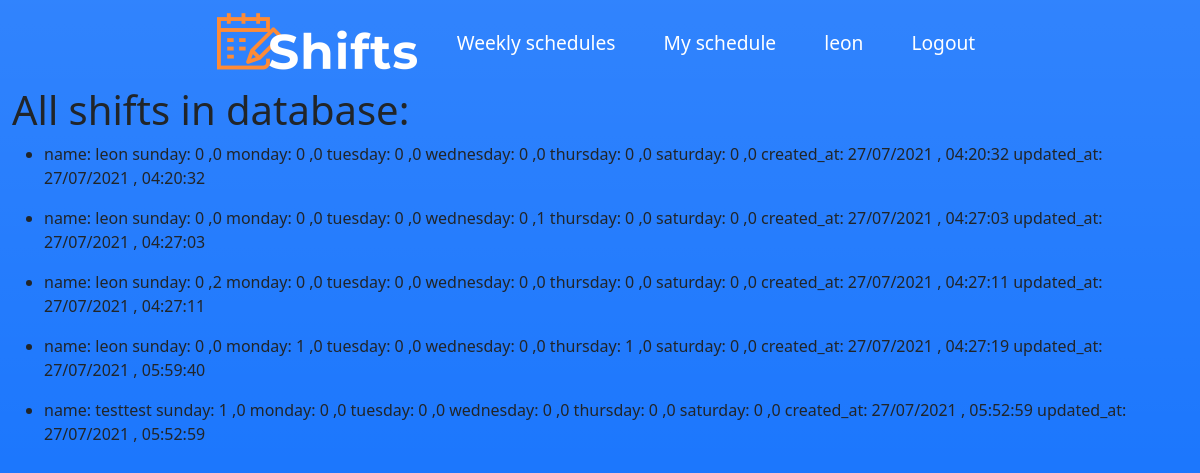
The app's page /allshifts/ (signed in) with its own data.
### Shifts/models.py (models this page shows, shortened)
class WeeklyUserSchedule(models.Model):
    WeeklyDayDates = models.ForeignKey(WeeklyDayDates, related_name="UserSchedule" , on_delete=models.CASCADE)
    user_name = models.ForeignKey(
        settings.AUTH_USER_MODEL,
        related_name="shift_submitter",
        on_delete=models.DO_NOTHING,
    )
    for day in DAYS_OF_WEEK:
        if (day == 'friday' or day == 'saturday'):
            for shift_type,shift_hour in zip(TYPE_OF_SHIFTS,SHIFTS_HOURS_WEEKENDS  ) :
                exec(
                    f'{day}_{shift_type} = models.IntegerField(verbose_name =f"{day} {shift_type} {shift_hour}" ,default=0, choices=SUBMIT_CHOICES ,validators=[MinValueValidator(MIN_VAL_SHIFT),MaxValueValidator(MAX_VAL_SHIFT)])'
                )
        else:
            for shift_type,shift_hour in zip(TYPE_OF_SHIFTS,SHIFTS_HOURS_REG ) :
                exec(
                    f'{day}_{shift_type} = models.IntegerField(verbose_name =f"{day} {shift_type} {shift_hour}" ,default=0 , choices=SUBMIT_CHOICES ,validators=[MinValueValidator(MIN_VAL_SHIFT),MaxValueValidator(MAX_VAL_SHIFT)])'
                )
    created_at = models.DateTimeField(auto_now_add=True)
    updated_at = models.DateTimeField(auto_now=True)
    def __str__(self):
        return f"""name: {self.user_name}
                   sunday: {self.sunday_evening} ,{self.sunday_night}
                   monday: {self.monday_evening} ,{self.monday_night}
                   tuesday: {self.tuesday_evening} ,{self.tuesday_night}
                   wednesday: {self.wednesday_evening} ,{self.thursday_night}
                   thursday: {self.friday_evening} ,{self.friday_night}
                   saturday: {self.saturday_evening} ,{self.saturday_night}
                   created_at: {self.created_at.strftime("%d/%m/%Y , %H:%M:%S")}
                   updated_at: {self.updated_at.strftime("%d/%m/%Y , %H:%M:%S")}
                                                                             """

### Shifts/views.py (the view)
# urls.py: path("allshifts/", views.all_shifts, name="all_shifts"),
@staff_member_required()
def all_shifts(request, up_to_days_ago=None):
    if (
        not up_to_days_ago == None
    ):  # if up_to_days_ago exsits than query  up to x days ago from now
        time_threshold = timezone.now() - timedelta(days=up_to_days_ago)
        all_shift_res = WeeklyUserSchedule.objects.filter(
            created_at__gte=time_threshold
        )  # filter query up to x days ago from now
    else:
        all_shift_res = WeeklyUserSchedule.objects.all()
    return render(request, "Shifts/all_shifts.html", {"all_shifts": all_shift_res})

### Shifts/templates/Shifts/all_shifts.html
{% extends "Shifts/layout.html" %}
{% block body %}
    <h1>All shifts in database:</h1>
     {% for shift in all_shifts %}
    <ul>
        <li> {{ shift }} </li>
    </ul>
    {% endfor %}
{% endblock %}

### Shifts/templates/Shifts/layout.html (shortened to what this page needs)
<!DOCTYPE html>
{% load static %}
<html lang="en">
<head>
  <link href="https://cdn.jsdelivr.net/npm/bootstrap@5.0.2/dist/css/bootstrap.min.css" rel="stylesheet">
</head>
<body class="container-fluid min-vh-100 bg-primary bg-gradient">
  <nav class=" navbar navbar-expand-sm justify-content-center  navbar-dark ">
    <a class="nav-brand px-3" href="{% url 'Shifts:index' %}"><img src="{% static 'img/logo.png'  %}"
        class="img-responsive"> </a>
    <ul class="navbar-nav">
      <li class="nav-item px-3 ">
        <a class="nav-link active " href="{% url 'Shifts:Weekly_schedules' %}" style="font-size: larger;">Weekly schedules</a>
      </li>
      <li class="nav-item px-3">
        <a class="nav-link active" href="{% url 'Shifts:my_weekly_schedule' %}" style="font-size: larger;">My schedule</a>
      </li>
      {% if request.user.is_authenticated %}
      <li class="nav-item px-3">
        <a class="nav-link active" href={% url 'Shifts:index' %}{{user.username}} style="font-size: larger;">
        {{user.username }} </a>
      </li>
      <li class="nav-item px-3">
        <a class="nav-link active" href="{% url 'Shifts:logout' %}" style="font-size: larger;">Logout </a>
      </li>
      {% else %}
      <li class="nav-item px-3">
        <a class="nav-link active" href="{% url 'Shifts:login' %}" style="font-size: larger;">Login </a>
      </li>
      {% endif %}
    </ul>
  </nav>
  {% block body %}
  {% endblock %}
</body>
</html>

### records on screen
WeeklyUserSchedule: user_name+sunday_evening+sunday_night "name: leon sunday: 0 ,0 monday: 0 ,0 tuesday: 0 ,0 wednesday: 0 ,0 thursday: 0 ,0 saturday: 0 ,0 created_at: 27/07/2021 , 04:20:32 updated_at: 27/07/2021 , 04:20:32"
WeeklyUserSchedule: user_name+sunday_evening+sunday_night "name: leon sunday: 0 ,0 monday: 0 ,0 tuesday: 0 ,0 wednesday: 0 ,1 thursday: 0 ,0 saturday: 0 ,0 created_at: 27/07/2021 , 04:27:03 updated_at: 27/07/2021 , 04:27:03"
WeeklyUserSchedule: user_name+sunday_evening+sunday_night "name: leon sunday: 0 ,2 monday: 0 ,0 tuesday: 0 ,0 wednesday: 0 ,0 thursday: 0 ,0 saturday: 0 ,0 created_at: 27/07/2021 , 04:27:11 updated_at: 27/07/2021 , 04:27:11"
WeeklyUserSchedule: user_name+sunday_evening+sunday_night "name: leon sunday: 0 ,0 monday: 1 ,0 tuesday: 0 ,0 wednesday: 0 ,0 thursday: 1 ,0 saturday: 0 ,0 created_at: 27/07/2021 , 04:27:19 updated_at: 27/07/2021 , 05:59:40"
WeeklyUserSchedule: user_name+sunday_evening+sunday_night "name: testtest sunday: 1 ,0 monday: 0 ,0 tuesday: 0 ,0 wednesday: 0 ,0 thursday: 0 ,0 saturday: 0 ,0 created_at: 27/07/2021 , 05:52:59 updated_at: 27/07/2021 , 05:52:59"

### other values on screen
{{ user.username }} "leon"
